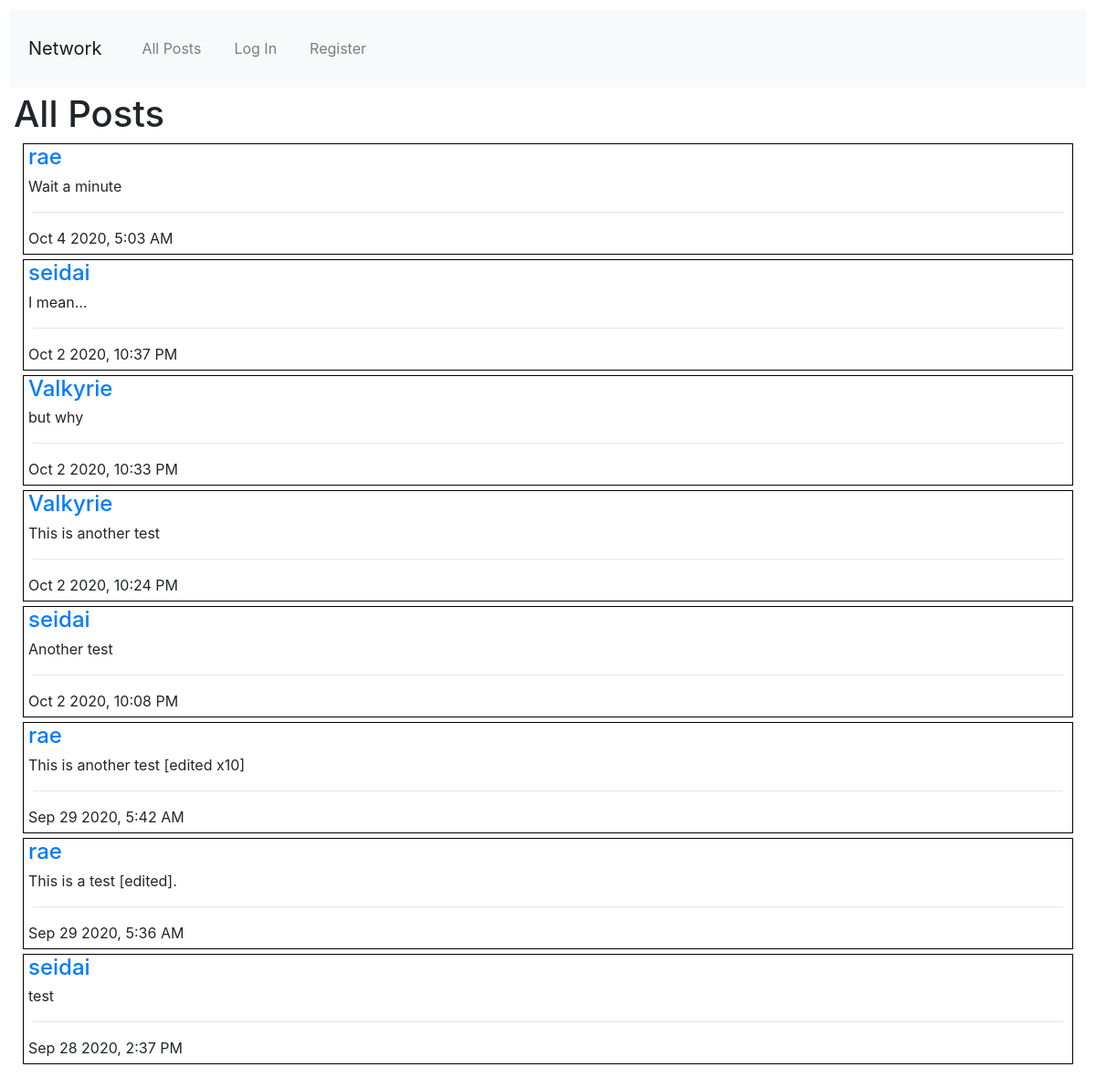
The page / on the database its author committed.
### network/models.py (models this page shows)
class User(AbstractUser):
    follows = models.ManyToManyField("self", symmetrical=False, related_name="followed_by")

class Post(models.Model):
    user = models.ForeignKey("User", on_delete=models.CASCADE, related_name="posts")
    body = models.TextField(blank=True)
    timestamp = models.DateTimeField(auto_now_add=True)
    likes = models.ManyToManyField("User", blank=True, related_name="posts_liked")
    def serialize(self):
        return {
            "id": self.id,
            "user": self.user.username,
            "user_id": self.user.id,
            "body": self.body,
            "timestamp": self.timestamp.strftime("%b %-d %Y, %-I:%M %p"),
            "likes": [user.id for user in self.likes.all()],
        }

### network/views.py (the view)
# urls.py: path("", views.index, name="index"),
def index(request):
    server_posts = Post.objects.order_by('-timestamp').all()
    paginator = Paginator([post.serialize() for post in server_posts], 10)
    page_number = request.GET.get('page')
    page_obj = paginator.get_page(page_number)
    return render(request, "network/index.html",{
        "page_obj":page_obj
    })

### network/templates/network/index.html (shortened to what this page needs)
{% extends "network/layout.html" %}
{% load static %}
{% block body %}
    <h1>All Posts</h1>
    <div>
        {% include "network/posts.html" with page_obj=page_obj %}
    </div>
{% endblock %}

### network/templates/network/posts.html (shortened to what this page needs)
<div id="posts-container">
    {% for post in page_obj %}
    <div class="post" style="border:black 1px solid">
        <a href="{% url 'profile' post.user_id %}" class="h4 post-user">{{post.user}}</a>
        <div class="post-body">{{post.body}}</div>
        <div class="post-foot">
            <hr>
            {{post.timestamp}}
        </div>
    </div>
    {% endfor %}
</div>

### network/static/network/styles.css (style rules this page uses)
* { margin: 5px; }

### rows shown on the page
User: user "rae" "rae" "rae"
Post: body "Wait a minute"
User: user "seidai" "seidai" "seidai"
Post: body "I mean..."
User: user "Valkyrie" "Valkyrie"
Post: body "but why"
Post: body "This is another test"
Post: body "Another test"
Post: body "This is another test [edited x10]"
Post: body "This is a test [edited]."
Post: body "test"

### other values the page prints
{{ post.timestamp }} "Oct 4 2020, 5:03 AM" "Oct 2 2020, 10:37 PM" "Oct 2 2020, 10:33 PM" "Oct 2 2020, 10:24 PM" "Oct 2 2020, 10:08 PM" "Sep 29 2020, 5:42 AM" "Sep 29 2020, 5:36 AM" "Sep 28 2020, 2:37 PM"
